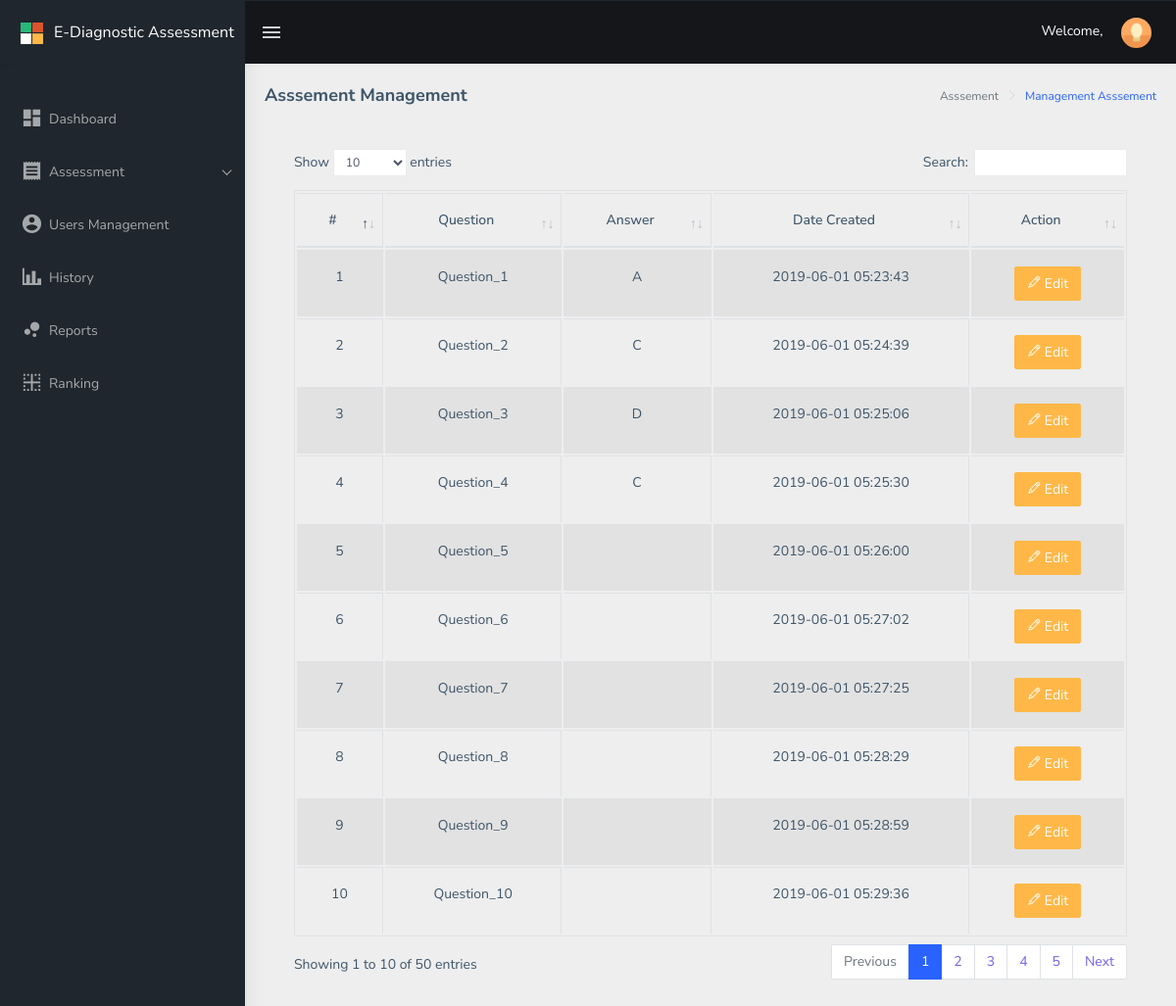
The app's page /public/main/teacher/assessment/index.php with its own data.
### tables this page shows
CREATE TABLE `drxassessment_assessment` (
  `drxassessment_id` int(11) NOT NULL,
  `drxassessment_question1` text NOT NULL,
  `drxassessment_answer` text NOT NULL,
  `drxassessment_domain` text NOT NULL,
  `drxassessment_q1_answer_1` text NOT NULL,
  `drxassessment_q1_answer_2` text NOT NULL,
  `drxassessment_q1_answer_3` text NOT NULL,
  `drxassessment_q1_answer_4` text NOT NULL,
  `drxassessment_order` int(11) NOT NULL,
  `drxassessment_order_value` text NOT NULL,
  `drxassessment_status` int(1) NOT NULL,
  `drxassessment_created_at` datetime NOT NULL,
  `drxassessment_updated_at` datetime NOT NULL
);

### public/main/teacher/assessment/index.php (the view, shortened to what this page needs)
<?php
include("../../../../config/common/asdasf9z09x0c90zx90123.php");
if (!empty($_SESSION['drxassessmentname'])) {
    $drxassessmentname = $_SESSION['drxassessmentname'];
} else {
    $drxassessmentname = "";
}
?>
<!DOCTYPE html>
<html dir="ltr" lang="en">
<head>
    <link href="../../../assets/libs/flot/css/float-chart.css" rel="stylesheet">
    <link href="../../../dist/css/style.min.css" rel="stylesheet">
    <link href="../../../assets/libs/datatables.net-bs4/css/dataTables.bootstrap4.css" rel="stylesheet">
</head>
<body>
    <div id="main-wrapper">
        <header class="topbar" data-navbarbg="skin5">
            <nav class="navbar top-navbar navbar-expand-md navbar-dark">
                <div class="navbar-header" data-logobg="skin5">
                    <a class="navbar-brand" href="../../../main/teacher">
                        <b class="logo-icon p-l-10">
                            <img src="../../../assets/images/logo-icon.png" alt="homepage" class="light-logo" />
                        </b>
                        <span class="logo-text">
                             <span style="font-size: 16px;">E-Diagnostic Assessment</span>
                        </span>
                    </a>
                </div>
                <div class="navbar-collapse collapse" id="navbarSupportedContent" data-navbarbg="skin5">
                    <ul class="navbar-nav float-left mr-auto">
                        <li class="nav-item d-none d-md-block"><a class="nav-link sidebartoggler waves-effect waves-light" href="javascript:void(0)" data-sidebartype="mini-sidebar"><i class="mdi mdi-menu font-24"></i></a></li>
                    </ul>
                    <ul class="navbar-nav float-right">
                        <li class="nav-item dropdown">
                          <span style="color: #fff;">Welcome, <?php echo $drxassessmentname; ?></span>
                            <a class="nav-link dropdown-toggle text-muted waves-effect waves-dark pro-pic" href="" data-toggle="dropdown" aria-haspopup="true" aria-expanded="false"><img src="../../../assets/images/users/1.jpg" alt="user" class="rounded-circle" width="31"></a>
                        </li>
                    </ul>
                </div>
            </nav>
        </header>
        <aside class="left-sidebar" data-sidebarbg="skin5">
            <div class="scroll-sidebar">
                <nav class="sidebar-nav">
                    <ul id="sidebarnav" class="p-t-30">
                        <li class="sidebar-item"> <a class=" sidebar-link waves-effect waves-dark sidebar-link" href="../../../main/teacher/" aria-expanded="false"><i class="mdi mdi-view-dashboard"></i><span class="hide-menu">Dashboard</span></a></li>
                        <li class="active sidebar-item"> <a class="sidebar-link has-arrow waves-effect waves-dark" href="javascript:void(0)" aria-expanded="false"><i class="mdi mdi-receipt"></i><span class="hide-menu">Assessment </span></a>
                        </li>
                        <li class="sidebar-item"> <a class="sidebar-link waves-effect waves-dark sidebar-link" href="../usersmanagement/" aria-expanded="false"><i class="mdi mdi-account-circle"></i><span class="hide-menu">Users Management</span></a></li>
                        <li class="sidebar-item"> <a class="sidebar-link waves-effect waves-dark sidebar-link" href="#" aria-expanded="false"><i class="mdi mdi-chart-bar"></i><span class="hide-menu">History</span></a></li>
                        <li class="sidebar-item"> <a class="sidebar-link waves-effect waves-dark sidebar-link" href="#" aria-expanded="false"><i class="mdi mdi-chart-bubble"></i><span class="hide-menu">Reports</span></a></li>
                        <li class="sidebar-item"> <a class="sidebar-link waves-effect waves-dark sidebar-link" href="#" aria-expanded="false"><i class="mdi mdi-border-inside"></i><span class="hide-menu">Ranking</span></a></li>
                    </ul>
                </nav>
            </div>
        </aside>
        <div class="page-wrapper">
             <div class="page-breadcrumb">
                <div class="row">
                    <div class="col-12 d-flex no-block align-items-center">
                        <h4 class="page-title">Asssement Management</h4>
                        <div class="ml-auto text-right">
                            <nav aria-label="breadcrumb">
                                <ol class="breadcrumb">
                                    <li class="breadcrumb-item active" aria-current="page">Asssement</li>
                                    <li class="breadcrumb-item active" aria-current="page"><a href="../assessment/">Management Asssement</a></li>
                                </ol>
                            </nav>
                        </div>
                    </div>
                </div>
            </div>
            <div class="container-fluid">
							<div class="card-body">
									<div class="table-responsive">
											<table id="zero_config" class="table table-striped table-bordered">
													<thead>
															<tr>
																	<th class="text-center">#</th>
																	<th class="text-center">Question</th>
																	<th class="text-center">Answer</th>
																	<th class="text-center">Date Created</th>
																	<th class="text-center">Action</th>
															</tr>
													</thead>
													<tbody>
														<?php
	                          $drx_count = 0;
	                          $connection->setAttribute(PDO::ATTR_ERRMODE, PDO::ERRMODE_EXCEPTION);
	                          $result = $connection->prepare("SELECT * FROM drxassessment_assessment ORDER BY drxassessment_created_at ASC");
	                          $result->execute();
	                              while ($row = $result->fetch(PDO::FETCH_ASSOC)) {
	                                     $drx_count++;
	                                     $drxassessment_id = $row['drxassessment_id'];
	                                     $drxassessment_question1 = $row['drxassessment_question1'];
																			 $drxassessment_q1_answer_1 = $row['drxassessment_q1_answer_1'];
	                                     $drxassessment_q1_answer_2 = $row['drxassessment_q1_answer_2'];
	                                     $drxassessment_q1_answer_3 = $row['drxassessment_q1_answer_3'];
	                                     $drxassessment_q1_answer_4 = $row['drxassessment_q1_answer_4'];
	                                     $drxassessment_created_at = $row['drxassessment_created_at'];
                                       $drxassessmentanswer = $row['drxassessment_answer'];
	                          ?>
															<tr>
																<td class="text-center"><?php echo $drx_count; ?></td>
																<td class="text-center"><?php echo $drxassessment_question1; ?></td>
																<td class="text-center"><?php echo $drxassessmentanswer; ?></td>
																<td class="text-center"><?php echo $drxassessment_created_at; ?></td>
																<td class="text-center">
																	<button type="button" data-toggle="modal" data-target="#assessmentModal" class="btn btn-warning btn-mg"
                                  onclick="editAssessment('<?php echo $drxassessment_id ; ?>',
                                                          '<?php echo $drxassessment_question1 ; ?>',
                                                          '<?php echo $drxassessment_q1_answer_1 ; ?>',
                                                          '<?php echo $drxassessment_q1_answer_2 ; ?>',
                                                          '<?php echo $drxassessment_q1_answer_3 ; ?>',
                                                          '<?php echo $drxassessment_q1_answer_4 ; ?>',
                                                          '<?php echo $drxassessmentanswer ; ?>');">
                                  <i class="ti-pencil"></i> Edit
                                  </button>
																</td>
															</tr>
														<?php } ?>
													</tbody>
											</table>
									</div>
            </div>
        </div>
    </div>
</body>
</html>

### records on screen
drxassessment_assessment: drxassessment_question1 "Question_1", drxassessment_answer "A", drxassessment_created_at "2019-06-01 05:23:43"
drxassessment_assessment: drxassessment_question1 "Question_2", drxassessment_answer "C", drxassessment_created_at "2019-06-01 05:24:39"
drxassessment_assessment: drxassessment_question1 "Question_3", drxassessment_answer "D", drxassessment_created_at "2019-06-01 05:25:06"
drxassessment_assessment: drxassessment_question1 "Question_4", drxassessment_answer "C", drxassessment_created_at "2019-06-01 05:25:30"
drxassessment_assessment: drxassessment_question1 "Question_5", drxassessment_created_at "2019-06-01 05:26:00"
drxassessment_assessment: drxassessment_question1 "Question_6", drxassessment_created_at "2019-06-01 05:27:02"
drxassessment_assessment: drxassessment_question1 "Question_7", drxassessment_created_at "2019-06-01 05:27:25"
drxassessment_assessment: drxassessment_question1 "Question_8", drxassessment_created_at "2019-06-01 05:28:29"
drxassessment_assessment: drxassessment_question1 "Question_9", drxassessment_created_at "2019-06-01 05:28:59"
drxassessment_assessment: drxassessment_question1 "Question_10", drxassessment_created_at "2019-06-01 05:29:36"
